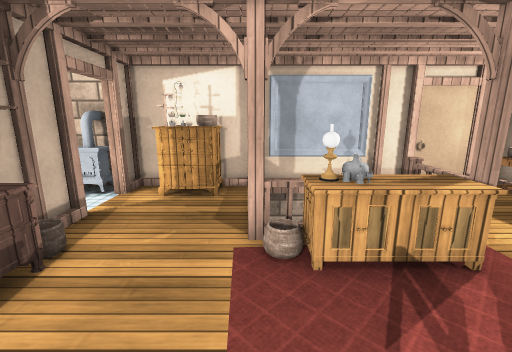
[1] (above)

16 first-person views from a walk through a scene from a Unity 3-D project. The camera is 1.3 m above the floor, tilts 12° down and sees 90° across. Doors are open. The floor is counted in squares, 0.5 m on a side. Each view is taken from the middle of a square. On the plan, view 1 faces up. The plan holds only what a view shows up to about 18 squares ahead; the rest is blank. The place goes on beyond the plan. The player is left out. Some animated figures are not drawn. Some surface patterns are stand-ins.

[2]
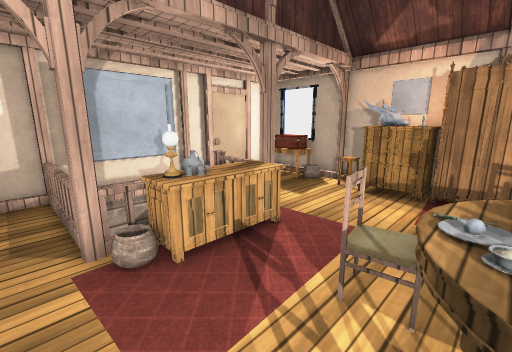

[3]
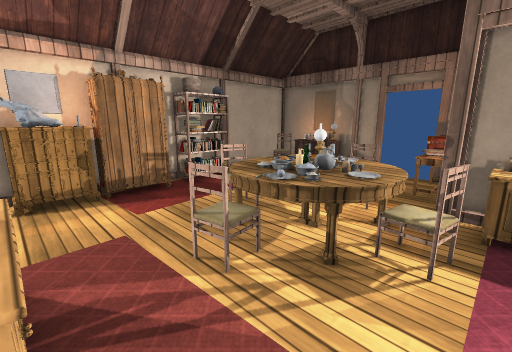

[4]
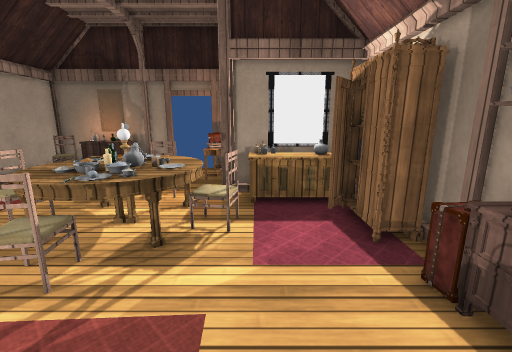

[5]
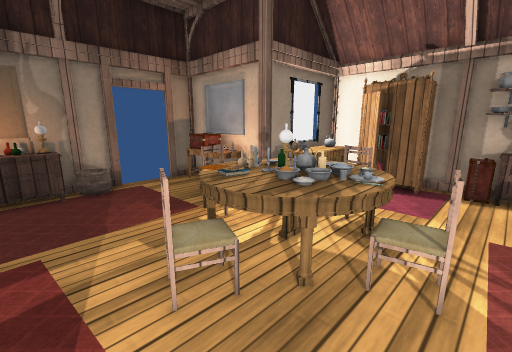

[6]
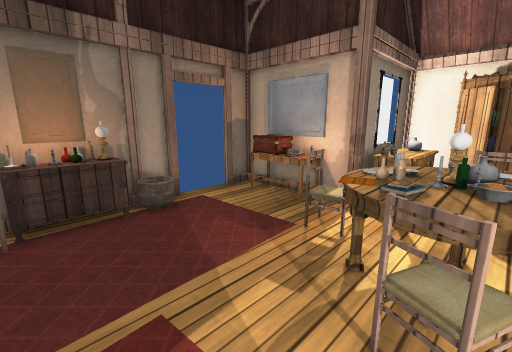

[7]
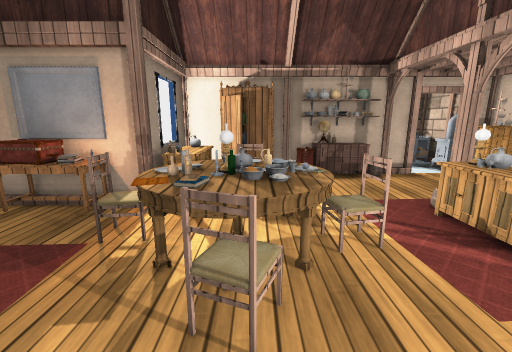

[8]
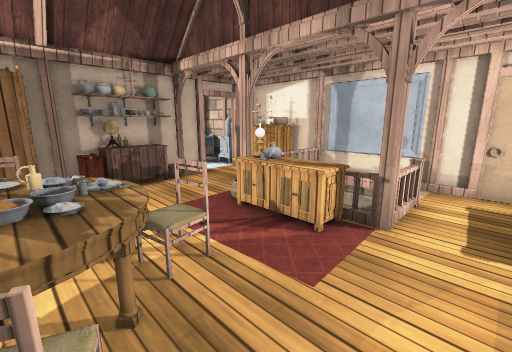

[9]
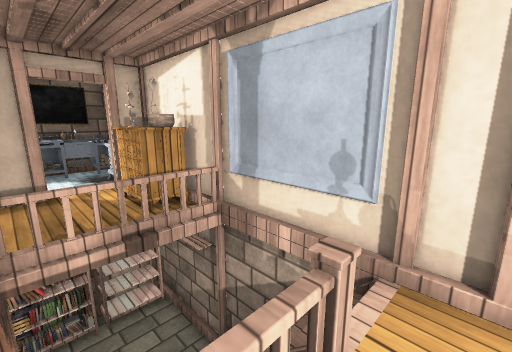

[10]
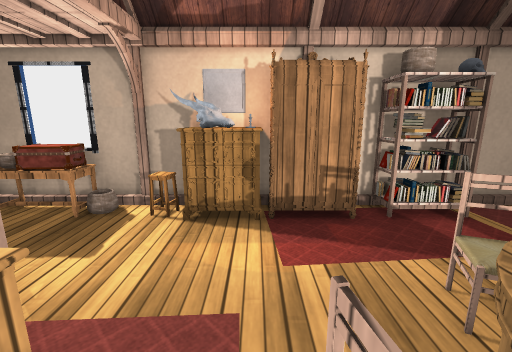

[11]
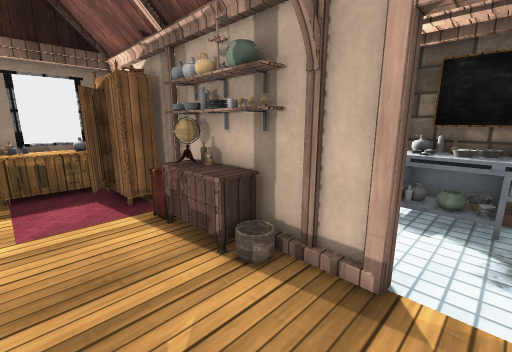

[12]
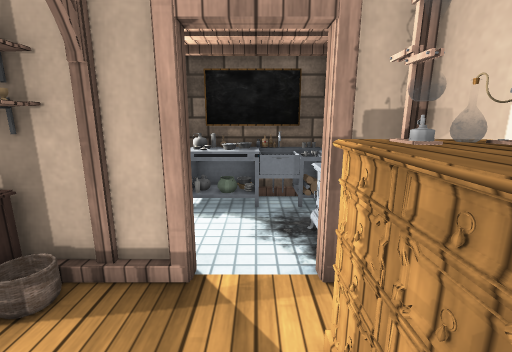

[13]
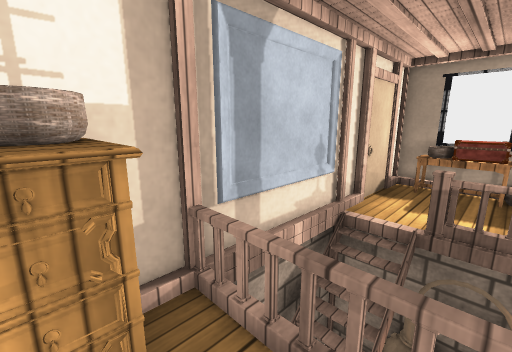

[14]
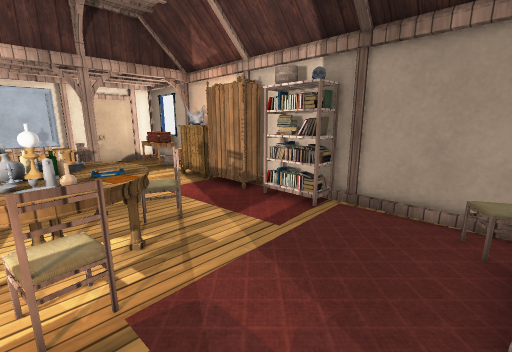

[15]
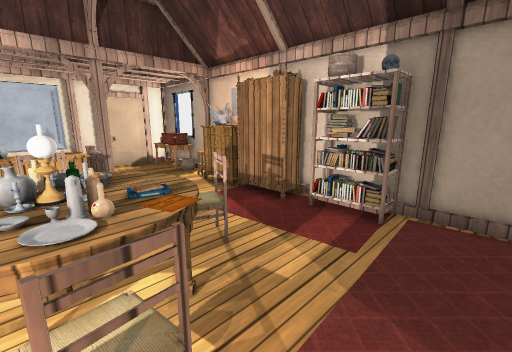

[16]
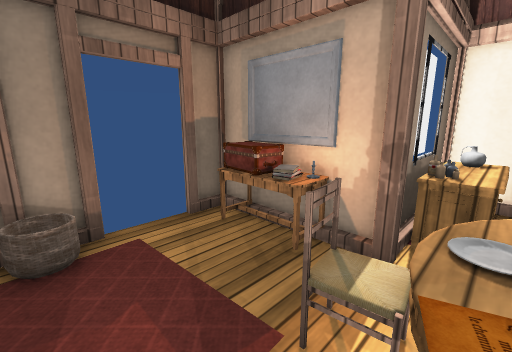

### Floor plan
Key: @ floor where view 1 was taken; # wall or solid block; . main floor; - floor 2.5 m lower than the main floor; / step, stairs or slope; D open door; v drop or lower ground; P pillar; S stove; F fence; T table; H shelf; R drawers; K skull; C chair; U cupboard; B bowl; A books; I painting; O other object.
Columns run from 10 left of view 1 to 10 right of it. Each row starts with its distance up from view 1.
 11 ################POOP#
 10 O #SS############OO##
  9 OO.SSP --// ///....O#
  8 OB........F  /vF...T#
  7 OB...P....F    F...T#
  6 OO.. P....PFFFFP... #
  5      PH...PRRRRP...O#
  4      OR....RRRR...RO#
  3      HR...........RK#
  2      OO......C....RO#
  1      #H.....TO..... #
  0      #O...@TOTT.... #
 -1      #O...CTBBTO...U#
 -2      #OU...TOOAC...A#
 -3      #RRRR.TTOT....A#
 -4      #RROOP.O......A#
 -5      vvvvvv.........#
 -6           OA........#
 -7           IT........#
 -8           #T....RRRO#
 -9           v#DD##OIOC#
-10           ##   ######

Where each view was taken, in squares from view 1:
view 1: 0 up, 0 right, facing up
view 2: 0 up, 1 left, facing up-right
view 3: 4 up, 1 left, facing down-right
view 4: 5 up, 1 left, facing down
view 5: 2 up, 7 right, facing down-left
view 6: 1 down, 8 right, facing down-left
view 7: 1 down, 8 right, facing left
view 8: 1 down, 7 right, facing up-left
view 9: 6 up, 6 right, facing up-left
view 10: 2 up, 2 right, facing right
view 11: 8 up, 1 left, facing down-left
view 12: 8 up, 1 left, facing left
view 13: 7 up, 2 left, facing up-right
view 14: 8 down, 2 right, facing up-right
view 15: 6 down, 2 right, facing up-right
view 16: 3 down, 5 right, facing down-left
